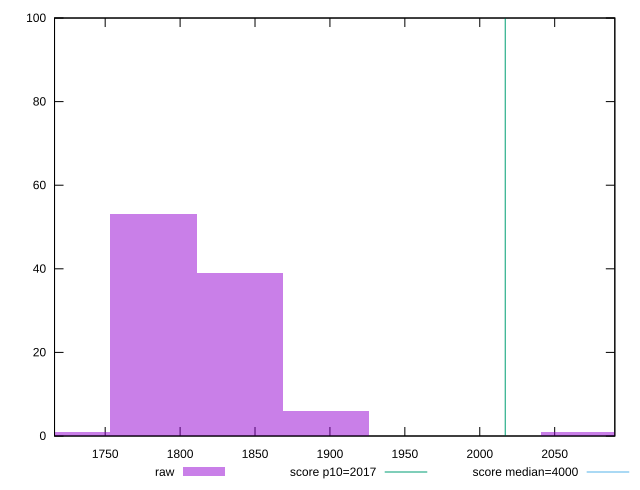

Recreate this plot in gnuplot.
reset

$raw <<EOF
1724.744996447118 1
2069.6939957365416 1
1782.2364963286884 53
1839.727996210259 39
1897.2194960918298 6
EOF

set key outside below
set boxwidth 57.4914998815706
set xrange [1716.1960000000008:2090.1399999999826]
set yrange [0:100]
set trange [0:100]
set style fill transparent solid 0.5 noborder

set parametric
set terminal svg size 640, 490 enhanced background rgb 'white'
set output "reprap/mainthread-work-breakdown/samples/pages+cached/raw/histogram.svg"

plot $raw title "raw" with boxes, \
     2017,t title "score p10=2017", \
     4000,t title "score median=4000"

reset
